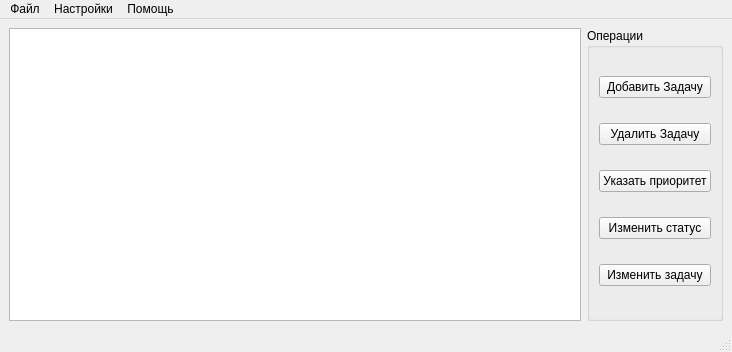
<?xml version="1.0" encoding="UTF-8"?>
<ui version="4.0">
 <class>TaslList</class>
 <widget class="QMainWindow" name="TaslList">
  <property name="geometry">
   <rect>
    <x>0</x>
    <y>0</y>
    <width>732</width>
    <height>352</height>
   </rect>
  </property>
  <property name="windowTitle">
   <string>TaslList</string>
  </property>
  <widget class="QWidget" name="centralwidget">
   <layout class="QHBoxLayout" name="horizontalLayout">
    <item>
     <widget class="QTableWidget" name="tableWidget"/>
    </item>
    <item>
     <widget class="QGroupBox" name="groupBox">
      <property name="title">
       <string>Операции</string>
      </property>
      <layout class="QVBoxLayout" name="verticalLayout">
       <item>
        <widget class="QPushButton" name="addTaskButton">
         <property name="text">
          <string>Добавить Задачу</string>
         </property>
        </widget>
       </item>
       <item>
        <widget class="QPushButton" name="removeTaskButton">
         <property name="text">
          <string>Удалить Задачу</string>
         </property>
        </widget>
       </item>
       <item>
        <widget class="QPushButton" name="priorityButton">
         <property name="text">
          <string>Указать приоритет</string>
         </property>
        </widget>
       </item>
       <item>
        <widget class="QPushButton" name="statusButton">
         <property name="text">
          <string>Изменить статус</string>
         </property>
        </widget>
       </item>
       <item>
        <widget class="QPushButton" name="editTaskButton">
         <property name="text">
          <string>Изменить задачу</string>
         </property>
        </widget>
       </item>
      </layout>
     </widget>
    </item>
   </layout>
  </widget>
  <widget class="QMenuBar" name="menubar">
   <property name="geometry">
    <rect>
     <x>0</x>
     <y>0</y>
     <width>732</width>
     <height>21</height>
    </rect>
   </property>
   <widget class="QMenu" name="menu">
    <property name="title">
     <string>Файл</string>
    </property>
    <addaction name="action"/>
    <addaction name="action_2"/>
    <addaction name="separator"/>
    <addaction name="separator"/>
    <addaction name="action_5"/>
   </widget>
   <widget class="QMenu" name="menu_2">
    <property name="title">
     <string>Помощь</string>
    </property>
    <addaction name="action_6"/>
    <addaction name="action_Qt"/>
   </widget>
   <widget class="QMenu" name="menu_3">
    <property name="title">
     <string>Настройки</string>
    </property>
    <addaction name="action_7"/>
   </widget>
   <addaction name="menu"/>
   <addaction name="menu_3"/>
   <addaction name="menu_2"/>
  </widget>
  <widget class="QStatusBar" name="statusbar"/>
  <action name="action">
   <property name="text">
    <string>Загрузить</string>
   </property>
  </action>
  <action name="action_2">
   <property name="text">
    <string>Сохранить</string>
   </property>
  </action>
  <action name="action_5">
   <property name="text">
    <string>Выход</string>
   </property>
  </action>
  <action name="action_6">
   <property name="text">
    <string>О Программе</string>
   </property>
  </action>
  <action name="action_Qt">
   <property name="text">
    <string>О Qt</string>
   </property>
  </action>
  <action name="action_7">
   <property name="text">
    <string>Таблица цветов Важности</string>
   </property>
  </action>
 </widget>
 <resources/>
 <connections/>
</ui>
